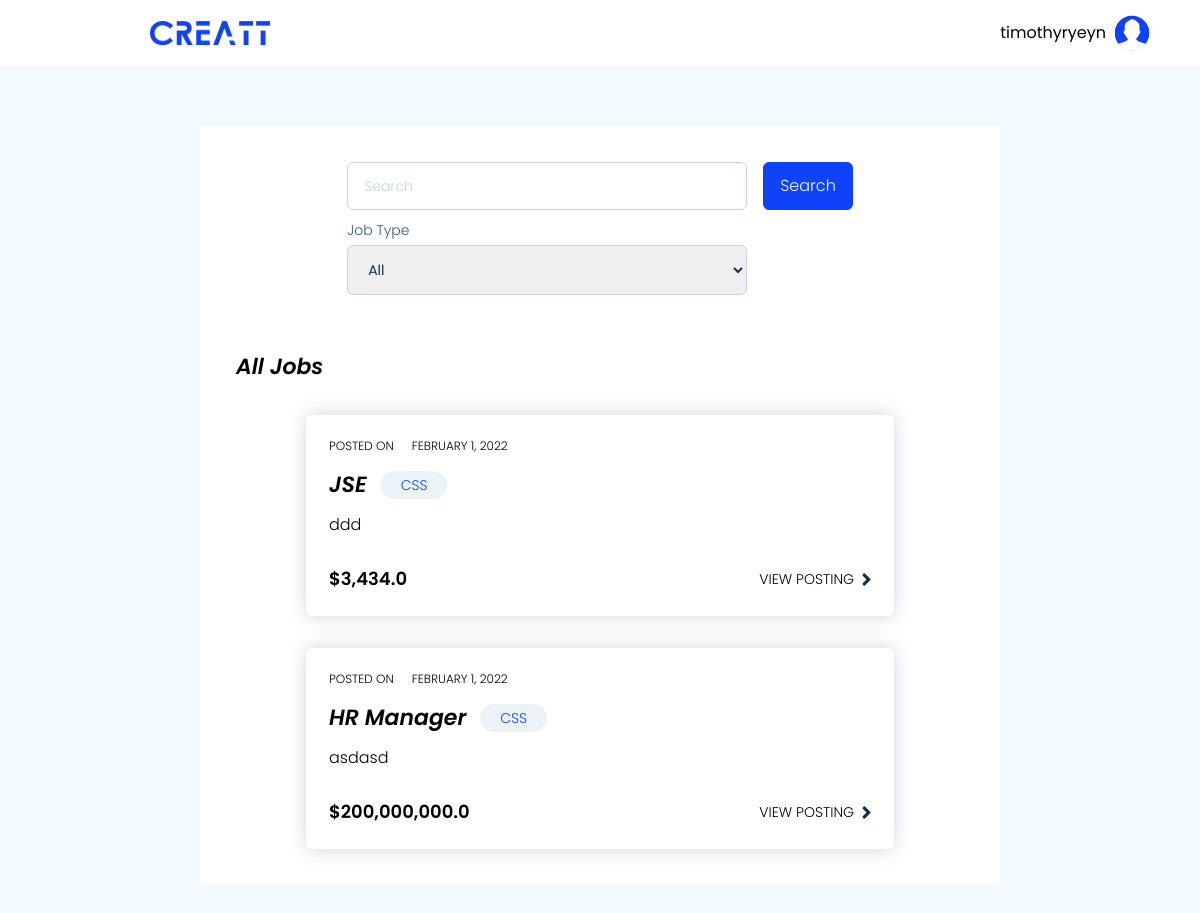
Screenshot of / (signed in) with the database file from the repository.
### job_portal/models.py (models this page shows, shortened)
class Job(models.Model):
    class Type(models.IntegerChoices):
        FULL_TIME = 1
        PART_TIME = 2
    name = models.CharField(max_length=255)
    description = models.TextField()
    salary = models.FloatField()
    type = models.IntegerField(choices=Type.choices)
    date_posted = models.DateTimeField(default=timezone.now)
    poster = models.ForeignKey(Provider, on_delete=models.CASCADE)

class JobSkill(models.Model):
    job = models.ForeignKey(Job, on_delete=models.CASCADE)
    skill = models.ForeignKey(Skill, on_delete=models.CASCADE)

class Skill(models.Model):
    name = models.CharField(max_length=255)

### job_portal/views.py (the view, shortened to what this page needs)
# urls.py: 2. Add a URL to urlpatterns:  path('', views.home, name='home')
@login_required
def home(request):
    jobs = Job.objects.all()
    search = None
    jobType = 0
    pprint(jobType is '1')
    return render(
        request,
        'job_portal/pages/home.html',
        {
            'jobs': jobs,
            'search': search,
            'jobType': jobType,
        },
    )

### job_portal/templates/job_portal/pages/home.html (shortened to what this page needs)
{% extends "job_portal/base.html" %}
{% block content %}
{% load static %}
{% load humanize %}
<body class="flex flex-col bg-very-pale-blue">
    <nav class="flex-shrink-0 flex justify-between items-center bg-white py-[15px] pl-[150px] pr-[50px]">
        <a href="{% url 'home' %}"><img src="{% static 'assets/logo-blue.png' %}" alt="" class="w-[120px] h-[25px]"></a>
        <div x-data="{ show: false }" class="relative">
            <div class="inline-flex items-center gap-x-2">
                <div class="flex flex-col items-end">
                    <span>{{ user.username }}</span>
                </div>
                <img src="{% static 'assets/profile.svg' %}" alt="" class="w-[36px] h-[36px]" @click="show = ! show">
            </div>
        </div>
    </nav>
    <main class="flex flex-col gap-y-[44px] flex-grow px-[200px] py-[60px]">
        <section class="flex-grow flex flex-col gap-y-[55px] bg-white min-h-[400px] p-[36px]">
            <div class="flex flex-col items-start mx-auto w-max gap-y-[8px]">
                <form method="GET" class="flex flex-col gap-y-[10px]">
                    <div class="flex gap-x-[16px]">
                        <input type="search" name="search" id="" placeholder="Search" class="input-1px w-[400px]"
                            value="{{ request.GET.search|urlencode }}">
                        <button class="btn" type="submit">Search</button>
                    </div>
                    <div class="flex gap-x-[18px]">
                        <div class="flex flex-col gap-y-[5px]">
                            <span class="label">Job Type</span>
                            <select name="jobType" id="" class="select-2 w-[400px]">
                                <option value="0">All</option>
                            </select>
                        </div>
                    </div>
                </form>
            </div>
            <div class="flex flex-col gap-y-[32px]">
                <div class="text-[22px] font-semibold italic">
                    {% if search is not None %}
                    Search Results for {{ search }}
                    {% else %}
                    All Jobs
                    {% endif %}
                </div>
                <div class="flex flex-col gap-y-[32px] px-[70px]">
                    {% for job in jobs %}
                    <div class="flex flex-col p-[23px] shadow-[0_0_20px_0_rgba(24,47,67,0.2)] rounded-[6px]">
                        <div class="flex justify-between">
                            <div class="flex items-center gap-x-[18px] text-xs font-light uppercase">
                                <span>posted on</span>
                                <span>{{ job.date_posted|date:"F j, Y" }}</span>
                            </div>
                        </div>
                        <div class="flex flex-col gap-y-[12px] mt-[14px]">
                            <div class="flex items-center gap-x-[14px]">
                                <div class="text-[22px] font-semibold italic">
                                    {{ job.name }}
                                </div>
                                <div class="flex items-center gap-x-[8px]">
                                    {% for jobskill in job.jobskill_set.all %}
                                    <div class="pill">{{ jobskill.skill.name }}</div>
                                    {% endfor %}
                                </div>
                            </div>
                            <div class="font-light">
                                {{ job.description|truncatewords:50 }}
                            </div>
                        </div>
                        <div class="flex justify-between mt-[28px]">
                            <div class="text-lg font-semibold">${{ job.salary|intcomma }}</div>
                            <a href="{% url 'show_job' id=job.id %}" class="flex items-center gap-x-2">
                                <span class="uppercase text-sm font-light">view posting</span>
                                <span><img src="{% static 'assets/chevron-right.svg' %}" alt=""></span>
                            </a>
                        </div>
                    </div>
                    {% endfor %}
                </div>
            </div>
        </section>
    </main>
</body>
{% endblock %}

### job_portal/templates/job_portal/base.html (style rules this page uses)
.btn { @apply font-light text-[16px] text-white bg-vivid-blue rounded-md border border-vivid-blue py-[10px] px-[16px]; }
.input-1px { @apply text-sm font-light text-very-dark-blue placeholder-light-grayish-blue py-[13px] px-[16px] rounded-md border border-light-grayish-blue focus:outline-none focus:border-slightly-desaturated-blue; }
.select-2 { @apply text-sm text-very-dark-blue rounded-md border py-[13px] px-[16px] border-light-grayish-blue focus:outline-none focus:border-slightly-desaturated-blue invalid:text-light-grayish-blue; }
.pill { @apply text-sm text-vivid-blue font-light rounded-3xl bg-lighter-grayish-blue px-[20px] py-[4px]; }
.label { @apply text-sm font-light text-dark-moderate-blue; }

### rows the page displays
Job: date_posted "FEBRUARY 1, 2022", name "JSE", description "ddd", salary "3,434.0"
JobSkill: skill.name "CSS"
Job: date_posted "FEBRUARY 1, 2022", name "HR Manager", description "asdasd", salary "200,000,000.0"
JobSkill: skill.name "CSS"

### other values shown
{{ user.username }} "timothyryeyn"
